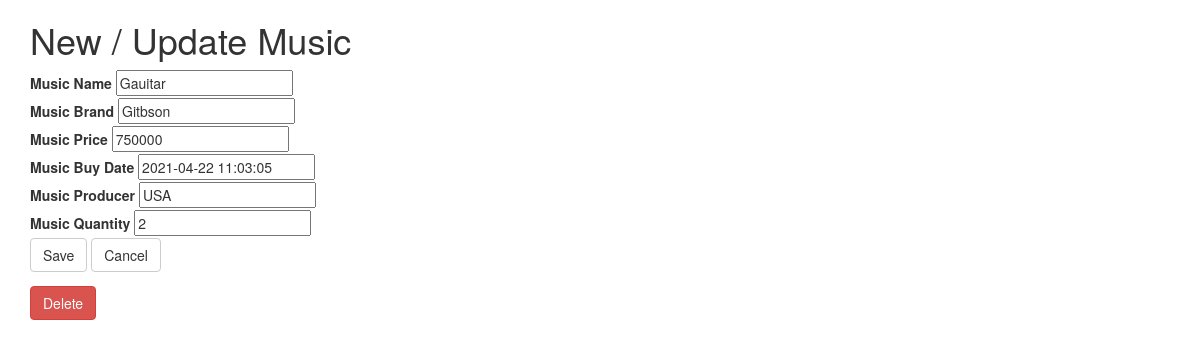
The app's page /music/update/2/ with its own data.
### music/models.py (models this page shows)
class Music(models.Model):
    music_name = models.CharField(max_length=50)
    music_brand = models.CharField(max_length=100)
    music_price = models.IntegerField(default=0)
    music_buy = models.DateTimeField(default=timezone.now)
    music_producer = models.CharField(max_length=50)
    music_quantity = models.PositiveIntegerField(default=0)

### music/views.py (the view)
# urls.py: path('update/<int:id>/', views.update_music, name = 'update_music'),
def update_music(request, id):
    music = Music.objects.get(id=id)
    form = MusicForm(request.POST or None, instance=music)
    if form.is_valid():
        form.save()
        return redirect('list_musics')
    return render(request, 'music/music_form.html', {'form': form, 'music': music})

### music/forms.py
class MusicForm(forms.ModelForm):
    class Meta:
        model = Music
        fields = '__all__'

### templates/music/music_form.html (shortened to what this page needs)
<html>
<body>
<div class="container">
<h1> New / Update Music</h1>
<form method="POST">
    <label>Music Name </label> {{ form.music_name }} </br>
     <label>Music Brand</label> {{ form.music_brand }} </br>
     <label>Music Price</label> {{ form.music_price }} </br>
     <label>Music Buy Date</label> {{ form.music_buy }} </br>
     <label>Music Producer</label> {{ form.music_producer }} </br>
      <label>Music Quantity</label> {{ form.music_quantity }} </br>
  <button class="btn btn-default" type="submit">Save</button>
  <button onclick="window.history.back();" class="btn btn-default" type="button">Cancel</button>
</form>
    {% if music %}
      <a class="btn btn-danger" href="{%url 'delete_music' music.id %}">Delete</a>
    {% endif %}
</div>
<link rel="stylesheet" href="https://maxcdn.bootstrapcdn.com/bootstrap/3.3.7/css/bootstrap.min.css">
</body>
</html>

### records on screen
Music: music_name "Gauitar", music_brand "Gitbson", music_price "750000", music_buy "2021-04-22 11:03:05", music_producer "USA", music_quantity "2"
